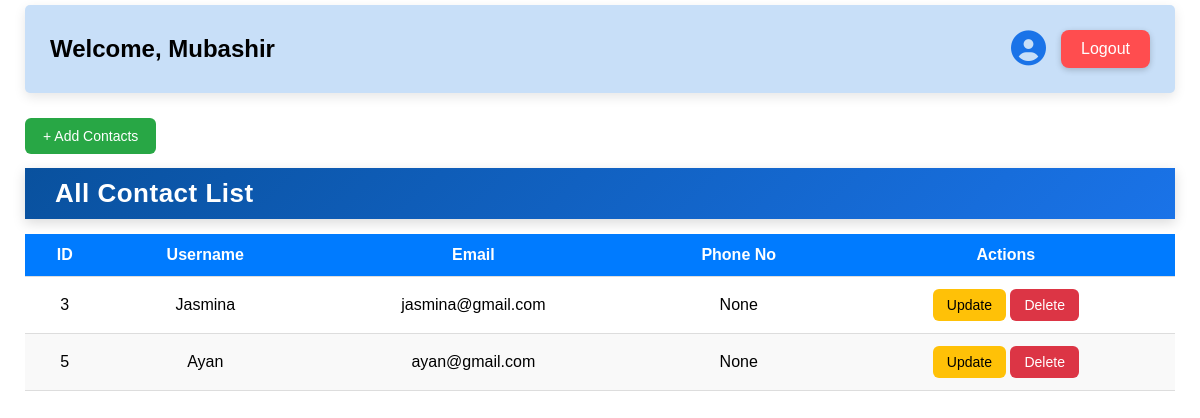
Page /User_dashboard/ (signed in) on the committed database.
### CM_app/models.py (models this page shows, shortened)
class Contact(models.Model):
    owner = models.ForeignKey(User, on_delete=models.CASCADE, related_name="contacts")
    name = models.CharField(max_length=150)
    email = models.EmailField()
    phone = models.CharField(max_length=15, blank=True, null=True)

### CM_app/views.py (the view)
# urls.py: path('User_dashboard/', views.User_dashboard, name='User_dashboard'),
@login_required
def User_dashboard(request):
    contacts = Contact.objects.filter(owner=request.user)  # only this user's contacts
    return render(request, 'user dashboard/u_dashboard.html', {'contacts': contacts})

### CM_app/templates/user dashboard/u_dashboard.html (shortened to what this page needs)
{% extends "master.html" %}
{% block content %}
<div class="container">
  <div class="user-card">
    <div class="user-card-header">
      <h2>Welcome, {{ request.user.username }}</h2>
      <div class="user-actions">
        <div class="user-card-profile" onclick="toggleUserProfilePopup()">
          <i class="fa-solid fa-user-circle"></i>
        </div>
        <a href="{% url 'logout' %}" onclick="return confirmLogout()" class="logout-btn">Logout</a>
      </div>
    </div>
    <p>
      <a href="{% url 'add_contact' %}" class="btn btn-add">+ Add Contacts</a>
    </p>
    <div class="header">
      <h1>All Contact List</h1>
    </div>
    <table>
  <thead>
    <tr>
      <th>ID</th>
      <th>Username</th>
      <th>Email</th>
      <th>Phone No</th>
      <th>Actions</th>
    </tr>
  </thead>
  <tbody>
    {% for contact in contacts %}
    <tr>
      <td>{{ contact.id }}</td>
      <td>{{ contact.name }}</td>
      <td>{{ contact.email }}</td>
      <td>{{ contact.phone }}</td>
      <td>
        <a href="{% url 'update_contact' contact.id %}" class="btn btn-update">Update</a>
        <a href="{% url 'delete_contact' contact.id %}" class="btn btn-delete"
          onclick="return confirm('Are you sure you want to delete this contact?');">Delete</a>
      </td>
    </tr>
    {% empty %}
    <tr>
      <td colspan="5" style="text-align:center; color: rgb(142, 144, 147);">
        No contacts found
      </td>
    </tr>
    {% endfor %}
  </tbody>
</table>
  </div>
  {% endblock %}

### CM_app/static/css/style.css (style rules this page uses)
body { font-family: 'Poppins', sans-serif; height: 100vh; margin: 0; display: flex; align-items: center; justify-content: center; }
p { margin-top: 15px; color: #555; font-size: 14px; }
p a { color: #2575fc; text-decoration: none; font-weight: 500; }

### CM_app/static/css/admin.css (style rules this page uses)
.btn-update, .btn-delete { display: inline-block; padding: 6px 14px; border-radius: 6px; font-size: 0.85rem; font-weight: 500; text-decoration: none; transition: all 0.25s ease; color: #fff; }
.btn-update { background-color: #f59e0b; }
.btn-delete { background-color: #ef4444; }

### CM_app/static/css/user.css (style rules this page uses)
body { font-family: 'Poppins', sans-serif; margin: 0; padding: 0; }
.container { width: 100%; min-height: 100vh; margin: 40px auto; background: #fff; padding: 25px; border-radius: 12px; box-shadow: 0 4px 10px rgba(0, 0, 0, 0.1); margin-bottom: 30px; }
.header { display: flex; justify-content: space-between; align-items: center; padding: 10px 30px; background: linear-gradient(135deg, #09519e, #1a73e8); box-shadow: 0 4px 12px rgba(0, 0, 0, 0.15); color: #fff; margin-bottom: 5px; }
.header h1 { font-size: 26px; font-weight: 600; margin: 0; letter-spacing: 0.5px; color: white; }
table { width: 100%; border-collapse: collapse; margin-top: 15px; }
th, td { text-align: center; padding: 12px; border-bottom: 1px solid #ddd; }
th { background-color: #007bff; color: white; font-weight: 600; }
tr:nth-child(even) { background-color: #f9f9f9; }
.btn { display: inline-block; padding: 8px 14px; border-radius: 6px; font-size: 14px; transition: all 0.3s ease; text-decoration: none; }
.btn-update { background-color: #ffc107; color: #000; }
.btn-delete { background-color: #dc3545; color: #fff; }
.btn-add { background-color: #28a745; color: #fff; padding: 10px 18px; margin-top: 10px; display: inline-block; }
.user-card-header { display: flex; justify-content: space-between; align-items: center; border-radius: 5px; box-shadow: 0 4px 12px rgba(0, 0, 0, 0.1); padding: 10px 25px; position: relative; background-color: #c8dff8; }
.user-actions { display: flex; align-items: center; gap: 15px; }
.user-card-profile { font-size: 35px; color: #1a73e8; cursor: pointer; transition: transform 0.2s ease, color 0.2s ease; }
.logout-btn { background-color: #ff4d4f; color: #fff; padding: 10px 20px; border-radius: 8px; font-weight: 500; text-decoration: none; transition: all 0.3s ease; box-shadow: 0 2px 6px rgba(0, 0, 0, 0.2); }
h1 { text-align: center; color: #007bff; margin-bottom: 25px; }

### rows in the picture
Contact: id "3", name "Jasmina", email "jasmina@gmail.com", phone "None"
Contact: id "5", name "Ayan", email "ayan@gmail.com", phone "None"

### other values in the picture
{{ request.user.username }} "Mubashir"
